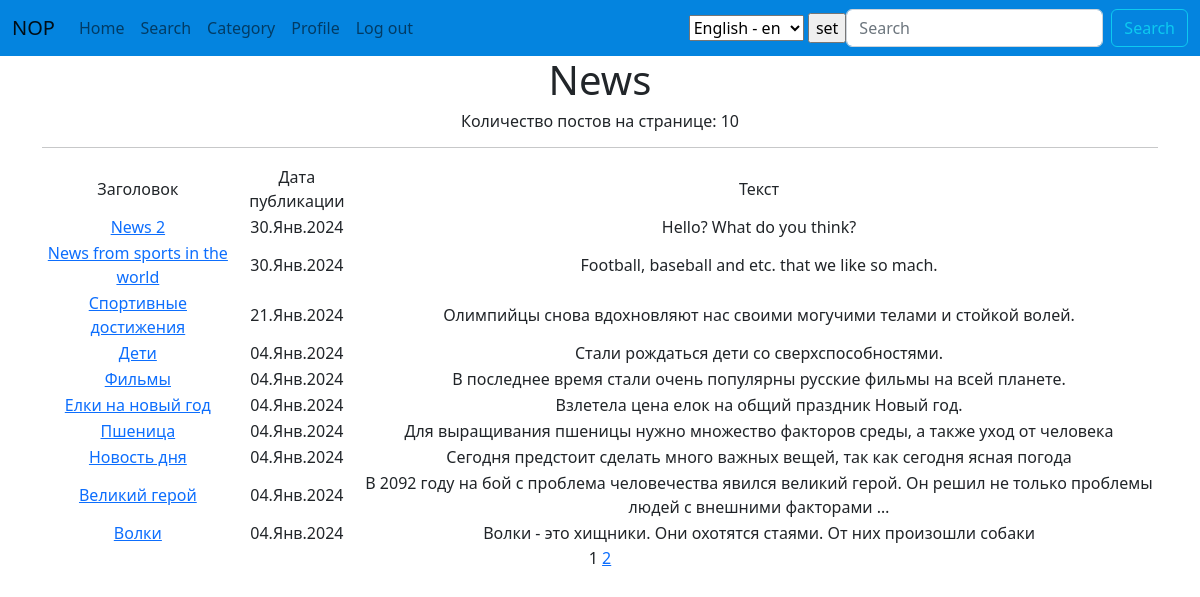
The page /news/ (signed in) on the database as committed earlier.
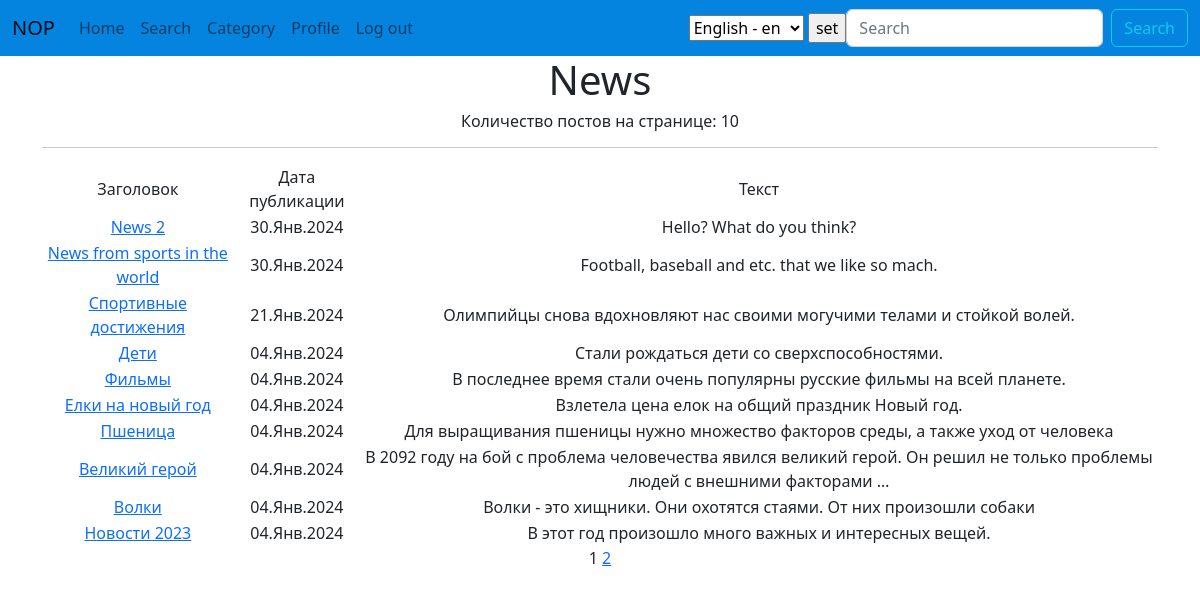
The same page on the database as committed later.
### news/models.py (models this page shows, shortened)
class Post(models.Model):
    author = models.ForeignKey(Author, on_delete=models.CASCADE, verbose_name='Автор')
    position = models.CharField(max_length=2,
                                choices=POSITIONS,
                                default=news)
    time_create = models.DateTimeField(auto_now_add=True)
    category = models.ManyToManyField(
        Category,
        through='PostCategory',
        related_name='Категория',
        verbose_name=pgettext_lazy('help text for Post model', 'This is the help text')
    )
    title = models.CharField(max_length=255, verbose_name='Заголовок')
    text = models.TextField(verbose_name='Контент')
    rating = models.IntegerField(default=0)
    def get_absolute_url(self):
        return reverse(
            'news:post_detail',
            args=[self.id]
            )

### news/views.py (the view)
# urls.py: path('', cache_page(60)(PostsList.as_view()), name='posts_list'),
class PostsList(LoginRequiredMixin, ListView):
    model = Post
    ordering = '-time_create'
    template_name = 'posts.html'
    context_object_name = 'posts'
    paginate_by = 10
    def get_context_data(self, **kwargs: Any) -> dict[str, Any]:
        context = super().get_context_data(**kwargs)
        context['is_not_author'] = not self.request.user.groups.filter(
            name='authors').exists()
        return context

### news/templatetags/custom_filter.py (called while the page is built)
@register.filter()
def censor(text):
    if isinstance(text, str):
        text1 = []
        for string in text.split():
            for string_not in STRING_NOT:
                if string.lower().startswith(string_not[:-4]):
                    if string[-1] in ZNAKI:
                        string = string[0] + '*' * len(string[1:-1]) + string[-1]
                    else:
                        string = string[0] + '*' * len(string[1:-1])
            text1.append(string)
    else:
        raise TypeError
    return " ".join(text1)

### templates/posts.html (shortened to what this page needs)
{% extends 'flatpages/default.html' %}
{% load custom_filter %}
{% load i18n %}
{% block content %}
<div>
    <h1>{% trans "News" %}</h1>
    <h6>Количество постов на странице: {{ posts|length }}</h6>
</div>
<hr>
{% if posts %}
<table>
    <tr>
        <td>Заголовок</td>
        <td>Дата публикации</td>
        <td>Текст</td>
    </tr>
    {% for post in posts %}
    <tr>
        <td><a href="{{ post.get_absolute_url }}">{{ post.title|censor }}</a></td>
        <td>{{ post.time_create|date:'d.M.Y' }}</td>
        <td>{{ post.text|truncatewords:20|censor }}</td>
    </tr>
    {% endfor %}
</table>
{% else %}
<h2>Товаров нет!</h2>
{% endif %}
{{ page_obj.number }}
{% if page_obj.has_next %}
<a href="?page={{ page_obj.next_page_number }}">{{ page_obj.next_page_number }}</a>
{% endif %}
{% endblock content %}

Rows that differ between the two databases and show on the page:
removed Post: title|censor "Новость дня", time_create "04.Янв.2024", text|censor "Сегодня предстоит сделать много важных вещей, так как сегодня ясная погода"
now on this page (row unchanged): Post: title|censor "Новости 2023", time_create "04.Янв.2024", text|censor "В этот год произошло много важных и интересных вещей."
